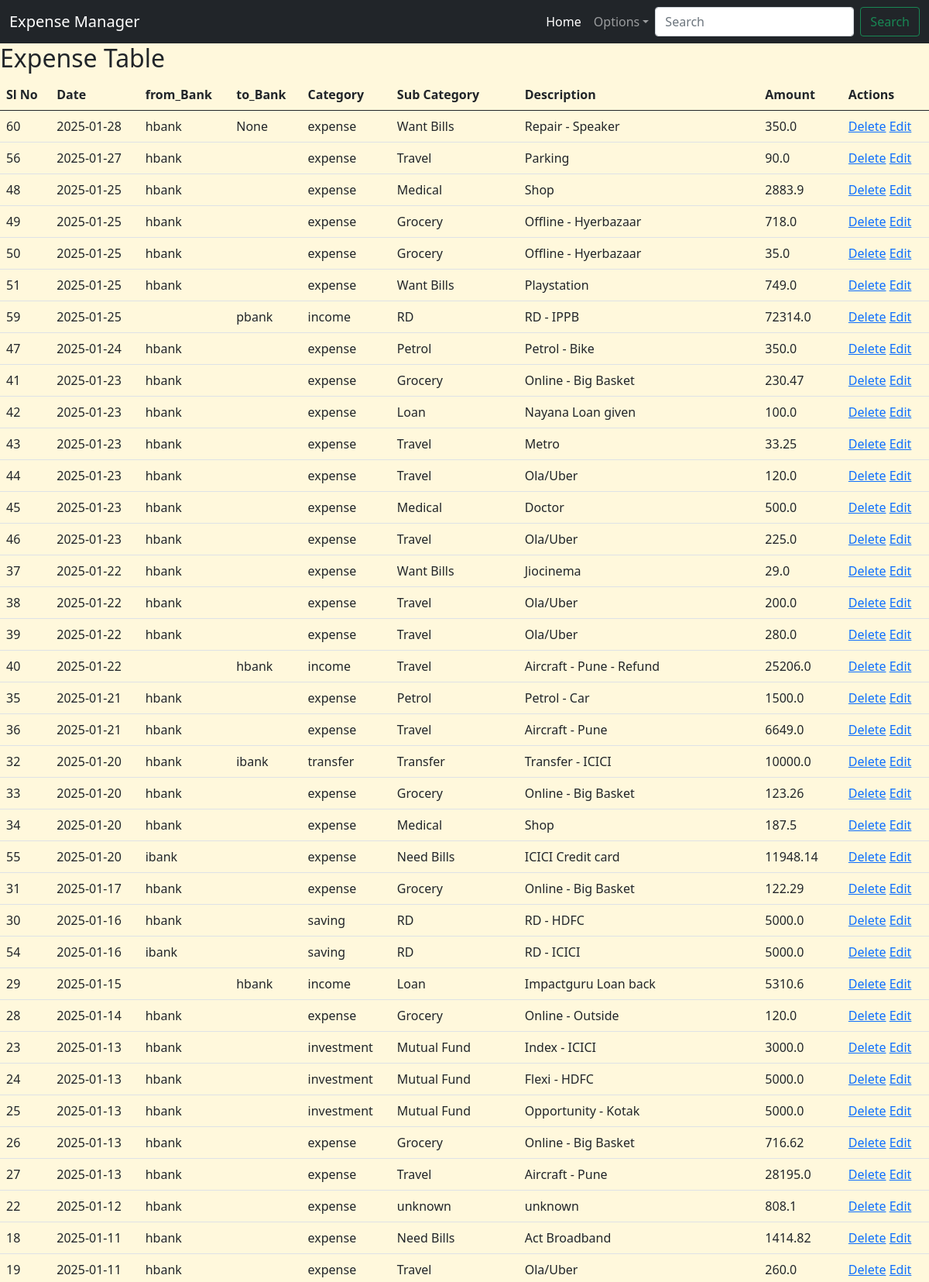
/view (upper part), run on the app's committed database.
### app.py (models this page shows)
class IncomeExpenseManager(db.Model):
    id = db.Column(db.Integer, primary_key=True)
    date = db.Column(db.Date, nullable=False)
    from_bank = db.Column(db.String(10), nullable=True)
    to_bank = db.Column(db.String(10), nullable=True)
    category = db.Column(db.String(20), nullable=False)
    sub_category = db.Column(db.String(50), nullable=False)
    description = db.Column(db.String(100), nullable=False)
    amount = db.Column(db.Float, nullable=False)

### app.py (the view)
@app.route('/view')
def view_expenses():
    expenses = IncomeExpenseManager.query.order_by(IncomeExpenseManager.date.desc()).all()
    return render_template('view_expenses.html', expenses=expenses)

### templates/view_expenses.html
{% extends 'base.html' %}
{% block content %}
<h2> Expense Table </h2>
<table class="table">
    <thead>
        <tr>
            <th>Sl No</th>
            <th>Date</th>
            <th>from_Bank</th>
            <th>to_Bank</th>
            <th>Category</th>
            <th>Sub Category</th>
            <th>Description</th>
            <th>Amount</th>
            <th>Actions</th>
        </tr>
    </thead>
    <tbody>
        {% for expense in expenses %}
        <tr>
            <td>{{expense.id}}</td>
            <td>{{expense.date}}</td>
            <td>{{expense.from_bank}}</td>
            <td>{{expense.to_bank}}</td>
            <td>{{expense.category}}</td>
            <td>{{expense.sub_category}}</td>
            <td>{{expense.description}}</td>
            <td>{{expense.amount}}</td>
            <td> <a href="{{url_for ('delete_expense', id=expense.id) }}" onclick="return confirm('Are you sure you want to delete this item?');">Delete</a>
            <a href="{{url_for ('edit_expense', id=expense.id) }}"> Edit</a> </td>
        </tr>
        {% endfor %}
    </tbody>
</table>
{% endblock %}

### templates/base.html (style rules this page uses)
body { background-color: cornsilk; }

### data on the page
IncomeExpenseManager: id "60", date "2025-01-28", from_bank "hbank", to_bank "None", category "expense", sub_category "Want Bills", description "Repair - Speaker", amount "350.0"
IncomeExpenseManager: id "56", date "2025-01-27", from_bank "hbank", category "expense", sub_category "Travel", description "Parking", amount "90.0"
IncomeExpenseManager: id "48", date "2025-01-25", from_bank "hbank", category "expense", sub_category "Medical", description "Shop", amount "2883.9"
IncomeExpenseManager: id "49", date "2025-01-25", from_bank "hbank", category "expense", sub_category "Grocery", description "Offline - Hyerbazaar", amount "718.0"
IncomeExpenseManager: id "50", date "2025-01-25", from_bank "hbank", category "expense", sub_category "Grocery", description "Offline - Hyerbazaar", amount "35.0"
IncomeExpenseManager: id "51", date "2025-01-25", from_bank "hbank", category "expense", sub_category "Want Bills", description "Playstation", amount "749.0"
IncomeExpenseManager: id "59", date "2025-01-25", to_bank "pbank", category "income", sub_category "RD", description "RD - IPPB", amount "72314.0"
IncomeExpenseManager: id "47", date "2025-01-24", from_bank "hbank", category "expense", sub_category "Petrol", description "Petrol - Bike", amount "350.0"
IncomeExpenseManager: id "41", date "2025-01-23", from_bank "hbank", category "expense", sub_category "Grocery", description "Online - Big Basket", amount "230.47"
IncomeExpenseManager: id "42", date "2025-01-23", from_bank "hbank", category "expense", sub_category "Loan", description "Nayana Loan given", amount "100.0"
IncomeExpenseManager: id "43", date "2025-01-23", from_bank "hbank", category "expense", sub_category "Travel", description "Metro", amount "33.25"
IncomeExpenseManager: id "44", date "2025-01-23", from_bank "hbank", category "expense", sub_category "Travel", description "Ola/Uber", amount "120.0"
IncomeExpenseManager: id "45", date "2025-01-23", from_bank "hbank", category "expense", sub_category "Medical", description "Doctor", amount "500.0"
IncomeExpenseManager: id "46", date "2025-01-23", from_bank "hbank", category "expense", sub_category "Travel", description "Ola/Uber", amount "225.0"
IncomeExpenseManager: id "37", date "2025-01-22", from_bank "hbank", category "expense", sub_category "Want Bills", description "Jiocinema", amount "29.0"
IncomeExpenseManager: id "38", date "2025-01-22", from_bank "hbank", category "expense", sub_category "Travel", description "Ola/Uber", amount "200.0"
IncomeExpenseManager: id "39", date "2025-01-22", from_bank "hbank", category "expense", sub_category "Travel", description "Ola/Uber", amount "280.0"
IncomeExpenseManager: id "40", date "2025-01-22", to_bank "hbank", category "income", sub_category "Travel", description "Aircraft - Pune - Refund", amount "25206.0"
IncomeExpenseManager: id "35", date "2025-01-21", from_bank "hbank", category "expense", sub_category "Petrol", description "Petrol - Car", amount "1500.0"
IncomeExpenseManager: id "36", date "2025-01-21", from_bank "hbank", category "expense", sub_category "Travel", description "Aircraft - Pune", amount "6649.0"
IncomeExpenseManager: id "32", date "2025-01-20", from_bank "hbank", to_bank "ibank", category "transfer", sub_category "Transfer", description "Transfer - ICICI", amount "10000.0"
IncomeExpenseManager: id "33", date "2025-01-20", from_bank "hbank", category "expense", sub_category "Grocery", description "Online - Big Basket", amount "123.26"
IncomeExpenseManager: id "34", date "2025-01-20", from_bank "hbank", category "expense", sub_category "Medical", description "Shop", amount "187.5"
IncomeExpenseManager: id "55", date "2025-01-20", from_bank "ibank", category "expense", sub_category "Need Bills", description "ICICI Credit card", amount "11948.14"
IncomeExpenseManager: id "31", date "2025-01-17", from_bank "hbank", category "expense", sub_category "Grocery", description "Online - Big Basket", amount "122.29"
IncomeExpenseManager: id "30", date "2025-01-16", from_bank "hbank", category "saving", sub_category "RD", description "RD - HDFC", amount "5000.0"
IncomeExpenseManager: id "54", date "2025-01-16", from_bank "ibank", category "saving", sub_category "RD", description "RD - ICICI", amount "5000.0"
IncomeExpenseManager: id "29", date "2025-01-15", to_bank "hbank", category "income", sub_category "Loan", description "Impactguru Loan back", amount "5310.6"
IncomeExpenseManager: id "28", date "2025-01-14", from_bank "hbank", category "expense", sub_category "Grocery", description "Online - Outside", amount "120.0"
IncomeExpenseManager: id "23", date "2025-01-13", from_bank "hbank", category "investment", sub_category "Mutual Fund", description "Index - ICICI", amount "3000.0"
IncomeExpenseManager: id "24", date "2025-01-13", from_bank "hbank", category "investment", sub_category "Mutual Fund", description "Flexi - HDFC", amount "5000.0"
IncomeExpenseManager: id "25", date "2025-01-13", from_bank "hbank", category "investment", sub_category "Mutual Fund", description "Opportunity - Kotak", amount "5000.0"
IncomeExpenseManager: id "26", date "2025-01-13", from_bank "hbank", category "expense", sub_category "Grocery", description "Online - Big Basket", amount "716.62"
IncomeExpenseManager: id "27", date "2025-01-13", from_bank "hbank", category "expense", sub_category "Travel", description "Aircraft - Pune", amount "28195.0"
IncomeExpenseManager: id "22", date "2025-01-12", from_bank "hbank", category "expense", sub_category "unknown", description "unknown", amount "808.1"
IncomeExpenseManager: id "18", date "2025-01-11", from_bank "hbank", category "expense", sub_category "Need Bills", description "Act Broadband", amount "1414.82"
IncomeExpenseManager: id "19", date "2025-01-11", from_bank "hbank", category "expense", sub_category "Travel", description "Ola/Uber", amount "260.0"
